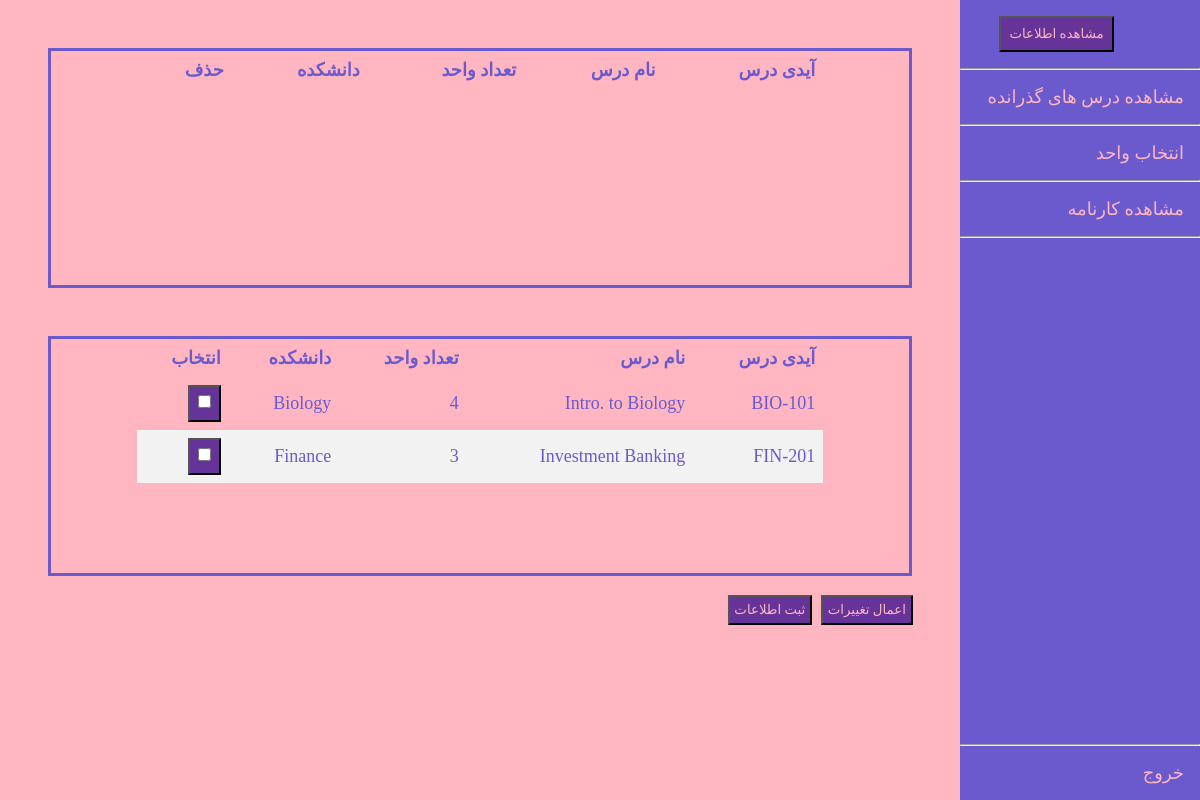
The app's page /student/EntekhabVahed2.php with its own data.
### tables this page shows
create table course
(course_id		varchar(8),
 title			varchar(50),
 dept_name		varchar(20),
 credits		numeric(2,0) check (credits > 0),
 primary key (course_id),
 foreign key (dept_name) references department (dept_name)
     on delete set null
);

### src/student/EntekhabVahed2.php (the view, shortened to what this page needs)
<?php
require_once '../dbConfig.php';
?>
<!doctype html>
<html lang="en">
<head>
    <link rel="stylesheet" href="../style.css">
    <link href="https://v1.fontapi.ir/css/Shabnam" rel="stylesheet">
</head>
<body>
<div id="page">
    <?php
    require_once("studentSideBar.php");
    ?>
    <div id="content" style="overflow-y: auto">
        <div class="table">
            <table id="mytable">
                <thead>
                <th>آیدی درس</th>
                <th>نام درس</th>
                <th>تعداد واحد</th>
                <th>دانشکده</th>
                <th>حذف</th>
                </thead>
            </table>
        </div>
        <div class="table">
            <table id="mytable">
                <thead>
                <th>آیدی درس</th>
                <th>نام درس</th>
                <th>تعداد واحد</th>
                <th>دانشکده</th>
                <th>انتخاب</th>
                </thead>
                <tbody>
                <?php
                $semester = $_SESSION['semester'];
                $year = $_SESSION['year'];
                $sql = "SELECT title,credits,dept_name,course_id FROM course WHERE course_id IN
  (SELECT course_id FROM teaches WHERE semester='$semester' AND year='$year' )";
                $query = $conn->query($sql);
                $results = $query->fetchAll(PDO::FETCH_ASSOC);
                if ($results) {
                    foreach ($results as $result) {
                        ?>
                        <tr>
                            <td>
                                <?php echo $result['course_id']; ?>
                            </td>
                            <td>
                                <?php echo $result['title']; ?>
                            </td>
                            <td>
                                <?php echo $result['credits']; ?>
                            </td>
                            <td>
                                <?php echo $result['dept_name']; ?>
                            </td>
                            <td>
                                <button>
                                    <input type="checkbox" name='course[]' value=<?php echo $result['course_id']; ?>>
                                </button>
                            </td>
                        </tr>
                        <?php
                    }
                }
                ?>
                </tbody>
            </table>
        </div>
        <div style="display: flex; flex-direction:row; padding-bottom:6%;margin: 2% 4% 2%;">
            <input id="save" name="submit" type="submit" value="اعمال تغییرات">
            <form method="post">
                <input type="submit" name="save" value="ثبت اطلاعات"/>
            </form>
        </div>
    </div>
</div>
</body>

### src/style.css (style rules this page uses)
* { margin: 0; padding: 0; box-sizing: border-box; direction: rtl; font-family:Shabnam; text-align: right!important; overflow-y: hidden; }
html { height: 100%; }
body { height: 100%; margin: 0; }
#page { display: flex; height: 100%; font-size: 1.5vw !important; overflow:scroll; }
#content { display: flex; flex-direction: column; background-color: lightpink; flex: 1 0 auto; color: slateblue; }
button { color: lightpink; background-color: rebeccapurple; padding: 0.5rem !important; }

### src/student/stuStyle.php (style rules this page uses)
input[type=submit] { color: lightpink !important; background-color: rebeccapurple !important; padding: 0.3rem !important; margin-right: 1%; }
table { border-collapse: collapse; width: 80%; margin-right: auto; margin-left:auto ; }
th, td { text-align: left; padding: 8px; }
tr:nth-child(even) { background-color: #f2f2f2; }

### src/student/EntekhabVahed2.php (style rules this page uses)
.table { height: 15rem; overflow-y: auto; margin: 5%; border: solid; margin-bottom: 0; }

### records on screen
course: course_id "BIO-101", title "Intro. to Biology", credits "4", dept_name "Biology"
course: course_id "FIN-201", title "Investment Banking", credits "3", dept_name "Finance"
